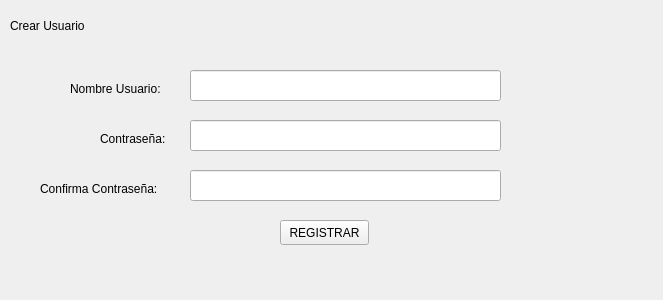
<?xml version="1.0" encoding="UTF-8"?>
<ui version="4.0">
 <class>REGISTRO</class>
 <widget class="QWidget" name="REGISTRO">
  <property name="geometry">
   <rect>
    <x>0</x>
    <y>0</y>
    <width>663</width>
    <height>300</height>
   </rect>
  </property>
  <property name="windowTitle">
   <string>Form</string>
  </property>
  <widget class="QLabel" name="label">
   <property name="geometry">
    <rect>
     <x>10</x>
     <y>0</y>
     <width>101</width>
     <height>51</height>
    </rect>
   </property>
   <property name="text">
    <string>Crear Usuario</string>
   </property>
  </widget>
  <widget class="QLabel" name="label_2">
   <property name="geometry">
    <rect>
     <x>70</x>
     <y>80</y>
     <width>121</width>
     <height>17</height>
    </rect>
   </property>
   <property name="text">
    <string>Nombre Usuario:</string>
   </property>
  </widget>
  <widget class="QLabel" name="label_3">
   <property name="geometry">
    <rect>
     <x>100</x>
     <y>130</y>
     <width>91</width>
     <height>17</height>
    </rect>
   </property>
   <property name="text">
    <string>Contraseña:</string>
   </property>
  </widget>
  <widget class="QLabel" name="label_4">
   <property name="geometry">
    <rect>
     <x>40</x>
     <y>180</y>
     <width>161</width>
     <height>17</height>
    </rect>
   </property>
   <property name="text">
    <string>Confirma Contraseña:</string>
   </property>
  </widget>
  <widget class="QPushButton" name="REGISTRAR">
   <property name="geometry">
    <rect>
     <x>280</x>
     <y>220</y>
     <width>89</width>
     <height>25</height>
    </rect>
   </property>
   <property name="text">
    <string>REGISTRAR</string>
   </property>
  </widget>
  <widget class="QLineEdit" name="NOMBRE_USUARIO">
   <property name="geometry">
    <rect>
     <x>190</x>
     <y>70</y>
     <width>311</width>
     <height>31</height>
    </rect>
   </property>
  </widget>
  <widget class="QLineEdit" name="CONFI_CONTRA">
   <property name="geometry">
    <rect>
     <x>190</x>
     <y>170</y>
     <width>311</width>
     <height>31</height>
    </rect>
   </property>
  </widget>
  <widget class="QLineEdit" name="CONTRA">
   <property name="geometry">
    <rect>
     <x>190</x>
     <y>120</y>
     <width>311</width>
     <height>31</height>
    </rect>
   </property>
  </widget>
 </widget>
 <resources/>
 <connections/>
</ui>
